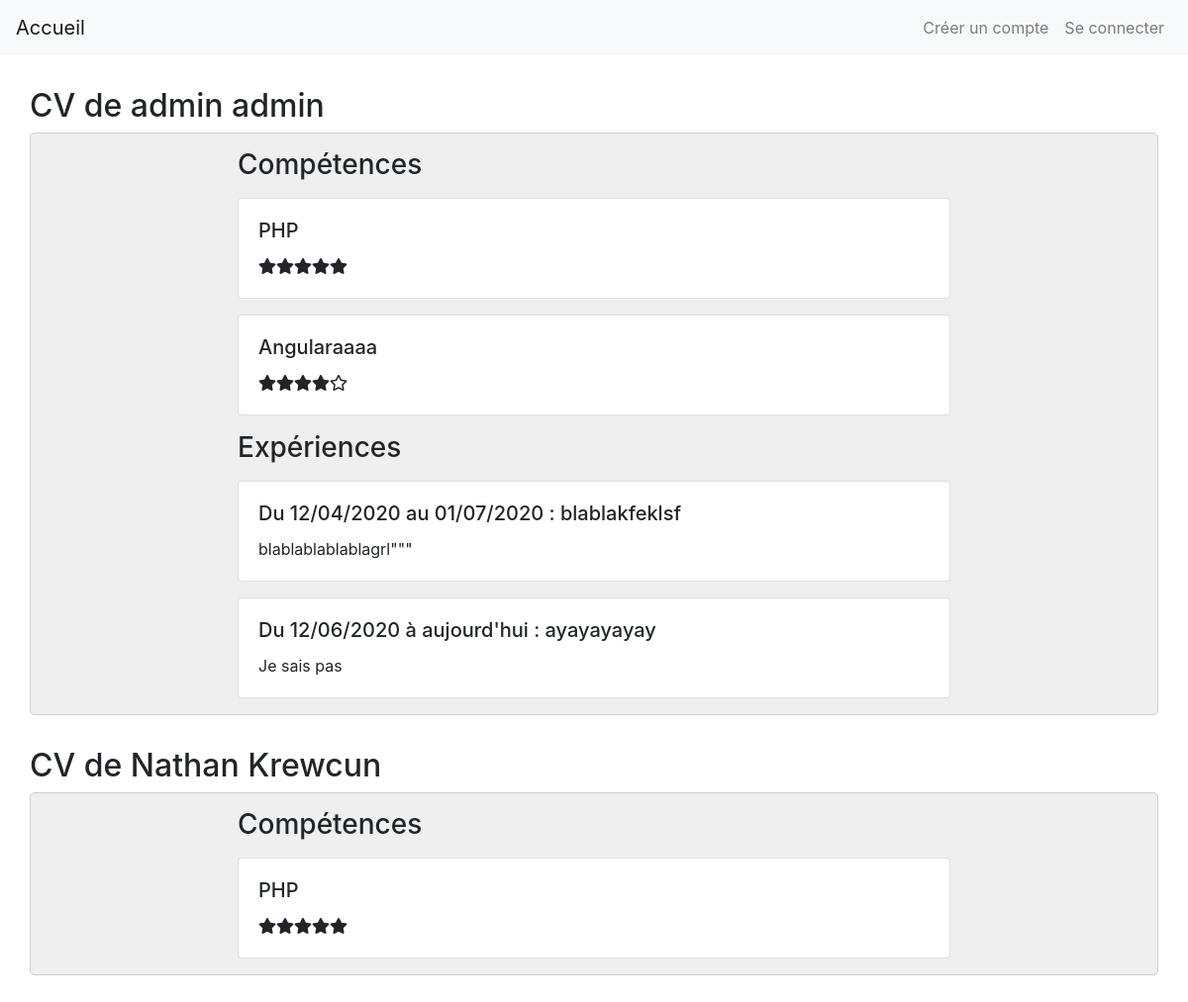
The page / on the database its author committed.
### tables this page shows
CREATE TABLE `user` (
  `nom` varchar(250) NOT NULL,
  `prenom` varchar(250) NOT NULL,
  `mot_de_passe` varchar(250) NOT NULL,
  `email` varchar(250) NOT NULL,
  `id` int(11) NOT NULL AUTO_INCREMENT,
  PRIMARY KEY (`id`),
  UNIQUE KEY `user_id_uindex` (`id`)
);

CREATE TABLE `competence` (
  `titre` varchar(250) NOT NULL,
  `id` int(11) NOT NULL AUTO_INCREMENT,
  `note` int(11) NOT NULL,
  `id_user` int(11) NOT NULL,
  PRIMARY KEY (`id`),
  UNIQUE KEY `competence_id_uindex` (`id`),
  KEY `competence_user_id_fk` (`id_user`),
  CONSTRAINT `competence_user_id_fk` FOREIGN KEY (`id_user`) REFERENCES `user` (`id`)
);

CREATE TABLE `experience` (
  `id` int(11) NOT NULL AUTO_INCREMENT,
  `titre` varchar(250) NOT NULL,
  `description` text NOT NULL,
  `date_debut` date NOT NULL,
  `date_fin` date DEFAULT NULL,
  `id_user` int(11) NOT NULL,
  PRIMARY KEY (`id`),
  UNIQUE KEY `experience_id_uindex` (`id`),
  KEY `experience_user_id_fk` (`id_user`),
  CONSTRAINT `experience_user_id_fk` FOREIGN KEY (`id_user`) REFERENCES `user` (`id`)
);

### parts/includes.php (called while the page is built)
<?php
require_once 'dbConnexion.php';
require_once 'commonFunctions.php';
require_once 'userFunctions/userFunctions.php';
require_once 'skillFunctions/skillFunctions.php';
require_once 'experienceFunctions/experienceFunctions.php';
require_once 'head.php';
require_once 'navbar.php';

### index.php (called while the page is built, shortened)
<?php
require_once 'parts/includes.php';
$users = getUsers($pdo);
displayCVs($pdo, $users);
require_once 'parts/footer.php';

### parts/userFunctions/userFunctions.php (called while the page is built, shortened)
<?php
function getUsers($pdo) {
    $query = $pdo->prepare('SELECt * FROM user');
    $query->execute();
    return $query;
}

### parts/experienceFunctions/experienceFunctions.php (the view, shortened to what this page needs)
<?php
function getUserExperiences($pdo, $id)
{
    $query = $pdo->prepare('SELECT experience.id, titre, description, date_debut, date_fin, nom, prenom, email FROM experience
    JOIN user ON experience.id_user = user.id
    WHERE user.id = :id');
    $query->execute([
        'id' => $id
    ]);
    return $query;
}
function showExperiences($experiences, $isDashboard)
{
    if ($experiences) {
        foreach ($experiences as $experience) {
            echo '
            <div class="card mb-3">
                <div class="row no-gutters">
                    <div class="col-md-12">
                        <div class="card-body">
                            <h5 class="card-title">Du ' . date('d/m/Y', strtotime($experience['date_debut']));
            if ($experience['date_fin']) {
                echo ' au ' . date('d/m/Y', strtotime($experience['date_fin']));
            } else {
                echo ' à aujourd\'hui';
            }
            echo ' : ' . $experience['titre'] . '</h5>
                            <p class="card-text">' . $experience['description'] . '</p>';
                    echo '</div>
                    </div>
                </div>
            </div>';
        }
    } else {
        echo '<p>Aucune expérience pour le moment</p>';
    }
}

### parts/head.php (shortened to what this page needs)
<!DOCTYPE html>
<html lang="en">
<head>
    <link rel="stylesheet" href="https://stackpath.bootstrapcdn.com/bootstrap/4.5.0/css/bootstrap.min.css">
    <link rel="stylesheet" href="https://cdnjs.cloudflare.com/ajax/libs/font-awesome/5.13.1/css/all.min.css">
    <link rel="stylesheet" href="styles/main.css">
</head>
<body>

### parts/navbar.php (shortened to what this page needs)
<?php
$isConnected = false;
?>
<nav class="navbar navbar-expand-lg navbar-light bg-light">
    <a class="navbar-brand" href="index.php">Accueil</a>
    <div class="collapse navbar-collapse" id="navbarNav">
        <ul class="navbar-nav ml-auto">
            <?php if ($isConnected) {
                echo '
                    <li class="nav-item">
                        <a class="nav-link" href="logout.php" role="button">Se déconnecter</a>
                    </li>
                ';
            } else {
                echo '
                    <li class="nav-item">
                        <a class="nav-link" href="register.php" role="button">Créer un compte</a>
                    </li>
                    <li class="nav-item">
                        <a class="nav-link" href="login.php" role="button">Se connecter</a>
                    </li>
            ';
            }
            ?>
        </ul>
    </div>
</nav>

### parts/commonFunctions.php (shortened to what this page needs)
<?php
function displayCVs($pdo, $usersPDO)
{
    $users = $usersPDO->fetchAll();
    foreach ($users as $user) {
        $skillsPDO = getUserSkills($pdo, $user['id']);
        $experiencesPDO = getUserExperiences($pdo, $user['id']);
        $skills = $skillsPDO->fetchAll();
        $experiences = $experiencesPDO->fetchAll();
        if ($skills || $experiences) {
            echo '<div class="cv container"><h2>CV de ' . $user['prenom'] . ' ' . $user['nom'] . '</h2>';
            echo '<div class="container-md">';
            if ($skills) {
                echo '<div><h3>Compétences</h3></div>';
                showSkills($skills, false);
            }
            if ($experiences) {
                echo '<div><h3>Expériences</h3></div>';
                showExperiences($experiences, false);
            }
            echo '</div>';
        }
        echo '</div>';
    }
}

### parts/skillFunctions/skillFunctions.php (shortened to what this page needs)
<?php
function getUserSkills($pdo, $id)
{
    $query = $pdo->prepare('SELECT competence.id, titre, note, nom, prenom, email FROM competence
    JOIN user ON competence.id_user = user.id
    WHERE user.id = :id');
    $query->execute([
        'id' => $id
    ]);
    return $query;
}
function showSkills($skills, $isDashboard)
{
    if ($skills) {
        foreach ($skills as $skill) {
            echo '
            <div class="card mb-3">
                <div class="row no-gutters">
                    <div class="col-md-12">
                        <div class="card-body">
                            <h5 class="card-title">' . $skill['titre'] . '</h5>
                            <p class="card-text">';
            for ($i = 1; $i <= 5; $i++) {
                if ($i <= $skill['note']) {
                    echo '<i class="fas fa-star"></i>';
                } else {
                    echo '<i class="far fa-star"></i>';
                }
            }
            echo '</p>';
            echo '</div>
                    </div>
                </div>
            </div>';
        }
    } else {
        echo '<p>Aucune compétence pour le moment</p>';
    }
}

### parts/footer.php (shortened to what this page needs)
</body>
</html>

### styles/main.css (style rules this page uses)
.cv { margin-bottom: 2rem; padding: 0px; }
.cv:first-of-type { margin-top: 2rem; }
.container-md { padding: 15px 15px 0px 15px; background-color: #efefef; border: #cdcdcd solid 1px; border-radius: 5px; }
.container-md>div { display: flex; flex-wrap: wrap; justify-content: space-between; margin-bottom: .5rem; max-width: 720px; margin-left: auto; margin-right: auto; }

### rows shown on the page
user: prenom "admin", nom "admin"
competence: titre "PHP", note 5 (drawn)
competence: titre "Angularaaaa", note 4 (drawn)
experience: date_debut "12/04/2020", date_fin "01/07/2020", titre "blablakfeklsf", description "blablablablablagrl\"\"\""
experience: date_debut "12/06/2020", shows "à aujourd", titre "ayayayayay", description "Je sais pas"
user: prenom "Nathan", nom "Krewcun"
competence: titre "PHP", note 5 (drawn)
